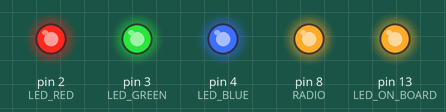
The sketch below on a simulated Arduino Uno, built with avr-gcc and run on an emulated ATmega328P. On the bench: output pins drawn as LEDs (lit = HIGH).

Above: at 0.1 s.
At 1.0 s:
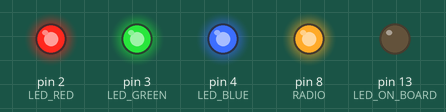
Timing chart, 0 to 2.5 s (numbered marks = the images above):
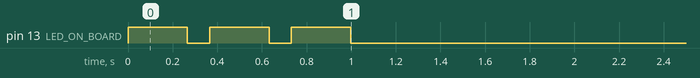

The sketch:

Receiver.ino
```cpp
#include "LLAPSerial.h"	// include the library

//#define DEBUG
#define RADIO

// Pin Funkmodul
#define RADIO 8

// Pin On-Board LED
#define LED_ON_BOARD 13

// Pins LED
#define LED_RED 2
#define LED_GREEN 3
#define LED_BLUE 4

// Zustaende fuer LEDs
#define ON true
#define OFF false

void setup() {

	// Serielle schnittstelle initialisieren
	// Kommunikation mit dem Funkmodul
	Serial.begin(115200);

	// Funktion der Pins definieren
	pinMode( LED_ON_BOARD , OUTPUT );
	pinMode( LED_RED , OUTPUT );
	pinMode( LED_GREEN , OUTPUT );
	pinMode( LED_BLUE , OUTPUT );
	pinMode( RADIO , OUTPUT );

	// LED ausschalten
	LED( OFF , OFF , OFF );

	#ifdef RADIO
		// Funkmodul einschalten
		digitalWrite( RADIO , HIGH );
	#endif

	// Funkmodul initialisieren
	LLAP.init( );

	// Anzeigen das Programm gestartet
	startUpSignal();

}

void loop() {

	if (LLAP.bMsgReceived) {
		if( LLAP.sMessage.equals( "TBBSTOP--" ) ) {
			LED( OFF , ON , OFF );
			LLAP.sendMessage( F("TBBSTOPOK") );
		} else if( LLAP.sMessage.equals( "TBBCLEAR-" ) ) {
			LED( OFF , OFF , OFF );
			LLAP.sendMessage( F("TBBOFFOK") );
		}
		LLAP.bMsgReceived = false;
	}

}

// Per On-Board LED anzeigen das Programm laeuft
// LED 3x An + Aus
void startUpSignal() {
	for( byte i = 0 ;  i < 3 ; i++ ) {
		digitalWrite( LED_ON_BOARD , HIGH );
		delay( 266 );
		digitalWrite( LED_ON_BOARD , LOW );
		delay( 100 );
	}
}

// LED ansteuern
void LED( bool red , bool green , bool blue ) {
	if( red == true ) digitalWrite( LED_RED , LOW );
	else digitalWrite( LED_RED , HIGH );

	if( green == true ) digitalWrite( LED_GREEN , LOW );
	else digitalWrite( LED_GREEN , HIGH );

	if( blue == true ) digitalWrite( LED_BLUE , LOW );
	else digitalWrite( LED_BLUE , HIGH );

}

// Fehler per LED anzeigen
void LEDError() {
	for( byte i = 0 ;  i < 3 ; i++ ) {
		LED( ON , OFF , OFF );
		delay( 700 );
		LED( OFF , OFF , OFF );
		delay( 700 );
	}
}
```
